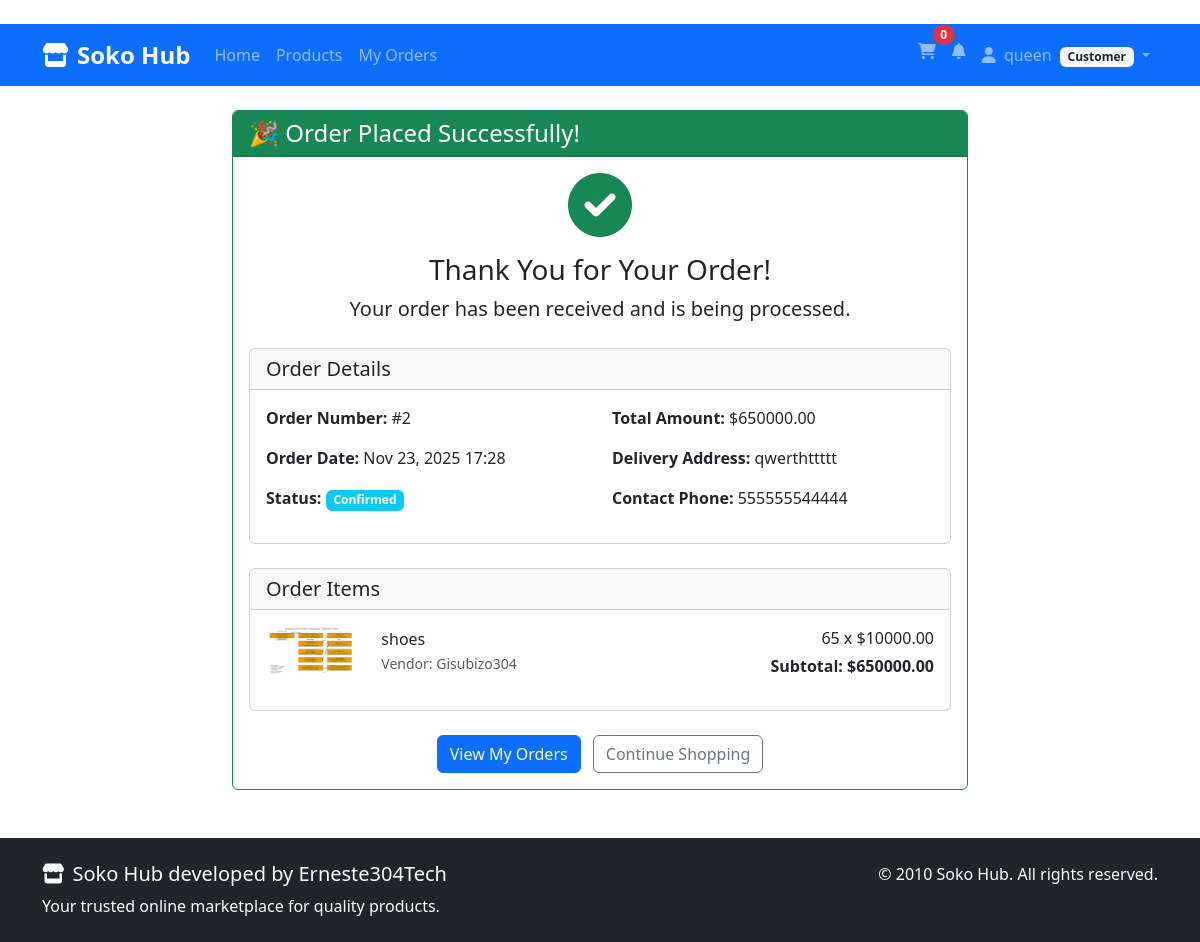
/orders/confirmation/2/ (signed in), run on the app's committed database.
### accounts/models.py (models this page shows, shortened)
class User(AbstractUser):
    USER_TYPE_CHOICES = (
        ('vendor', 'Vendor'),
        ('customer', 'Customer'),
    )
    user_type = models.CharField(max_length=20,choices=USER_TYPE_CHOICES,default='customer')
    phone = models.CharField(max_length=15, blank=True)
    location = models.CharField(max_length=255, blank=True)
    profile_picture = models.ImageField(upload_to='profile_pics/', blank=True, null=True)
    address = models.TextField(blank=True, help_text="Full delivery address")
    date_of_birth = models.DateField(blank=True, null=True)
    city = models.CharField(max_length=100, blank=True)
    country = models.CharField(max_length=100, blank=True, default='Rwanda')
    email_notifications = models.BooleanField(default=True)
    sms_notifications = models.BooleanField(default=False)
    created_at = models.DateTimeField(auto_now_add=True)
    updated_at = models.DateTimeField(auto_now=True)
    class Meta:
        db_table = 'auth_user'  # This ensures we replace the default User model
    def is_vendor(self):
        return self.user_type == 'vendor'
    def is_customer(self):
        return self.user_type == 'customer'

### orders/models.py (models this page shows, shortened)
class Order(models.Model):
    STATUS_CHOICES = (
        ('pending', 'Pending'),
        ('confirmed', 'Confirmed'),
        ('shipped', 'Shipped'),
        ('delivered', 'Delivered'),
        ('cancelled', 'Cancelled'),
    )
    customer = models.ForeignKey(
        settings.AUTH_USER_MODEL,
        on_delete=models.CASCADE,
        limit_choices_to={'user_type': 'customer'},
        related_name='customer_orders'
    )
    total = models.DecimalField(
        max_digits=10,
        decimal_places=2,
        validators=[MinValueValidator(0)]
    )
    status = models.CharField(
        max_length=20,
        choices=STATUS_CHOICES,
        default='pending'
    )
    delivery_address = models.TextField()
    phone = models.CharField(max_length=15)
    created_at = models.DateTimeField(auto_now_add=True)
    updated_at = models.DateTimeField(auto_now=True)
    class Meta:
        ordering = ['-created_at']
    def get_status_color(self):
        status_colors = {
            'pending': 'warning',
            'confirmed': 'info',
            'shipped': 'primary',
            'delivered': 'success',
            'cancelled': 'danger',
        }
        return status_colors.get(self.status, 'secondary')

class OrderItem(models.Model):
    order = models.ForeignKey(
        Order,
        related_name='items',
        on_delete=models.CASCADE
    )
    product = models.ForeignKey(
        Product,
        on_delete=models.CASCADE,
        related_name='order_items'
    )
    quantity = models.PositiveIntegerField(
        validators=[MinValueValidator(1)]
    )
    price = models.DecimalField(
        max_digits=10,
        decimal_places=2,
        validators=[MinValueValidator(0)]
    )
    class Meta:
        unique_together = ['order', 'product']
    def get_subtotal(self):
        return self.quantity * self.price

### products/models.py (models this page shows, shortened)
class Product(models.Model):
    STATUS_CHOICES = (
        ('active', 'Active'),
        ('inactive', 'Inactive'),
        ('out_of_stock', 'Out of Stock'),
    )
    uuid = models.UUIDField(default=uuid.uuid4, editable=False, unique=True)
    image = models.ImageField(upload_to='products/', blank=True, null=True)
    image_url = models.URLField(
        max_length=500,
        blank=True,
        null=True,
        validators=[URLValidator()],
        help_text="Optional URL for the product image."
    )
    vendor = models.ForeignKey(
        settings.AUTH_USER_MODEL,
        on_delete=models.CASCADE,
        limit_choices_to={'user_type': 'vendor'},
        related_name='vendor_products'
    )
    name = models.CharField(max_length=255)
    description = models.TextField()
    price = models.DecimalField(
        max_digits=10,
        decimal_places=2,
        validators=[MinValueValidator(0.01)]
    )
    stock = models.PositiveIntegerField(default=0)
    image = models.ImageField(
        upload_to='products/',
        blank=True,
        null=True,
        default='products/default_product.png'
    )
    status = models.CharField(
        max_length=20,
        choices=STATUS_CHOICES,
        default='active'
    )
    created_at = models.DateTimeField(auto_now_add=True)
    updated_at = models.DateTimeField(auto_now=True)
    class Meta:
        ordering = ['-created_at']

### orders/views.py (the view)
# urls.py: path('confirmation/<int:order_id>/', views.order_confirmation, name='order_confirmation'),
@customer_required
def order_confirmation(request, order_id):
    order = get_object_or_404(Order, id=order_id, customer=request.user)
    context = {
        'order': order,
        'title': 'Order Confirmation'
    }
    return render(request, 'orders/order_confirmation.html', context)

### sokohub/context_processors.py (called while the page is built)
def vendor_notifications(request):
    notifications = []
    unread_count = 0
    if request.user.is_authenticated and hasattr(request.user, 'vendor_profile'):
        pass
    return {
        'vendor_notifications': notifications,
        'vendor_unread_notifications_count': unread_count,}

### templates/orders/order_confirmation.html (shortened to what this page needs)
﻿{% extends 'base.html' %}
{% block content %}
<div class="row justify-content-center">
    <div class="col-md-8">
        <div class="card border-success">
            <div class="card-header bg-success text-white">
                <h4 class="mb-0">🎉 Order Placed Successfully!</h4>
            </div>
            <div class="card-body">
                <div class="text-center mb-4">
                    <i class="fas fa-check-circle fa-4x text-success mb-3"></i>
                    <h3>Thank You for Your Order!</h3>
                    <p class="lead">Your order has been received and is being processed.</p>
                </div>
                <div class="card mb-4">
                    <div class="card-header">
                        <h5 class="mb-0">Order Details</h5>
                    </div>
                    <div class="card-body">
                        <div class="row">
                            <div class="col-md-6">
                                <p><strong>Order Number:</strong> #{{ order.id }}</p>
                                <p><strong>Order Date:</strong> {{ order.created_at|date:"M d, Y H:i" }}</p>
                                <p><strong>Status:</strong>
                                    <span class="badge bg-{{ order.get_status_color }}">
                                        {{ order.get_status_display }}
                                    </span>
                                </p>
                            </div>
                            <div class="col-md-6">
                                <p><strong>Total Amount:</strong> ${{ order.total }}</p>
                                <p><strong>Delivery Address:</strong> {{ order.delivery_address }}</p>
                                <p><strong>Contact Phone:</strong> {{ order.phone }}</p>
                            </div>
                        </div>
                    </div>
                </div>
                <div class="card mb-4">
                    <div class="card-header">
                        <h5 class="mb-0">Order Items</h5>
                    </div>
                    <div class="card-body">
                        {% for item in order.items.all %}
                        <div class="row align-items-center mb-3">
                            <div class="col-md-2">
                                {% if item.product.image %}
                                <img src="{{ item.product.image.url }}" alt="{{ item.product.name }}" class="img-fluid rounded">
                                {% else %}
                                <div class="bg-light rounded d-flex align-items-center justify-content-center" style="height: 60px;">
                                    <span class="text-muted small">No image</span>
                                </div>
                                {% endif %}
                            </div>
                            <div class="col-md-6">
                                <h6 class="mb-1">{{ item.product.name }}</h6>
                                <p class="text-muted mb-0 small">Vendor: {{ item.product.vendor.username }}</p>
                            </div>
                            <div class="col-md-4 text-end">
                                <p class="mb-1">{{ item.quantity }} x ${{ item.price }}</p>
                                <strong>Subtotal: ${{ item.get_subtotal }}</strong>
                            </div>
                        </div>
                        {% endfor %}
                    </div>
                </div>
                <div class="text-center">
                    <a href="{% url 'customer_orders' %}" class="btn btn-primary me-2">
                        View My Orders
                    </a>
                    <a href="{% url 'product_list' %}" class="btn btn-outline-secondary">
                        Continue Shopping
                    </a>
                </div>
            </div>
        </div>
    </div>
</div>
{% endblock %}

### templates/base.html (shortened to what this page needs)
﻿<!DOCTYPE html>
<html lang="en">
  <head>
    <link
      href="https://cdn.jsdelivr.net/npm/bootstrap@5.3.0/dist/css/bootstrap.min.css"
      rel="stylesheet"
    />
    <link
      rel="stylesheet"
      href="https://cdnjs.cloudflare.com/ajax/libs/font-awesome/6.0.0/css/all.min.css"
    />
  </head>
  <body>
    <nav class="navbar navbar-expand-lg navbar-dark bg-primary sticky-top">
      <div class="container">
        <a class="navbar-brand" href="{% url 'home' %}">
          <i class="fas fa-store me-2"></i>Soko Hub
        </a>
        <div class="collapse navbar-collapse" id="navbarNav">
          <ul class="navbar-nav me-auto">
            <li class="nav-item">
              <a class="nav-link" href="{% url 'home' %}">Home</a>
            </li>
            <li class="nav-item">
              <a class="nav-link" href="{% url 'product_list' %}">Products</a>
            </li>
            {% if user.is_authenticated %}
              {% if user.is_vendor %}
                <li class="nav-item">
                  <a class="nav-link" href="{% url 'vendor_dashboard' %}">Dashboard</a>
                </li>
                <li class="nav-item">
                  <a class="nav-link" href="{% url 'vendor_products' %}">My Products</a>
                </li>
                <li class="nav-item">
                  <a class="nav-link" href="{% url 'vendor_orders' %}">Orders</a>
                </li>
              {% else %}
                <li class="nav-item">
                  <a class="nav-link" href="{% url 'customer_orders' %}">My Orders</a>
                </li>
              {% endif %}
            {% endif %}
          </ul>
          <ul class="navbar-nav">
            {% if user.is_authenticated %}
              {% if user.is_customer %}
              <li class="nav-item">
                <a
                  class="nav-link position-relative"
                  href="#"
                  title="Shopping Cart"
                >
                  <i class="fas fa-shopping-cart"></i>
                  <span
                    class="position-absolute top-0 start-100 translate-middle badge rounded-pill bg-danger"
                  >
                    0
                  </span>
                </a>
              </li>
              {% endif %}
              {% if user.is_authenticated %}
              {% include 'includes/notifications_dropdown.html' %}
              {% endif %}
              <li class="nav-item dropdown">
                <a
                  class="nav-link dropdown-toggle"
                  href="#"
                  id="userDropdown"
                  role="button"
                  data-bs-toggle="dropdown"
                  aria-expanded="false"
                >
                  <i class="fas fa-user me-1"></i>
                  {{ user.username }}
                  {% if user.get_user_type_display %}
                  <small class="badge bg-light text-dark ms-1">
                    {{ user.get_user_type_display }}
                  </small>
                  {% endif %}
                </a>
              </li>
            {% endif %}
          </ul>
        </div>
      </div>
    </nav>
    <main class="container mt-4 mb-5">
      {% block content %}{% endblock %}
    </main>
    <footer class="bg-dark text-light py-4 mt-5">
      <div class="container">
        <div class="row">
          <div class="col-md-6">
            <h5><i class="fas fa-store me-2"></i>Soko Hub developed by Erneste304Tech</h5>
            <p class="mb-0">
              Your trusted online marketplace for quality products.
            </p>
          </div>
          <div class="col-md-6 text-md-end">
            <p class="mb-0">&copy; 2010 Soko Hub. All rights reserved.</p>
          </div>
        </div>
      </div>
    </footer>
  </body>
</html>

### templates/base.html (style rules this page uses)
.navbar-brand { font-weight: bold; font-size: 1.5rem; }

### data on the page
Order: id "2", created_at "Nov 23, 2025 17:28", status "Confirmed", total "650000.00", delivery_address "qwerthttttt", phone "555555544444"
OrderItem: product.image (picture), product.name "shoes", product.vendor.username "Gisubizo304", quantity "65", price "10000.00", get_subtotal "650000.00"

### other printed values
{{ user.username }} "queen"
{{ user.get_user_type_display }} "Customer"
